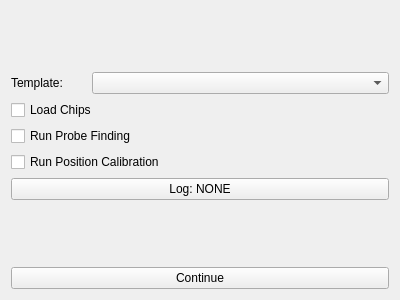
<?xml version="1.0" encoding="UTF-8"?>
<ui version="4.0">
 <class>SwissHCC_ConfigureForm</class>
 <widget class="QWidget" name="SwissHCC_ConfigureForm">
  <property name="geometry">
   <rect>
    <x>0</x>
    <y>0</y>
    <width>400</width>
    <height>300</height>
   </rect>
  </property>
  <property name="sizePolicy">
   <sizepolicy hsizetype="Fixed" vsizetype="Preferred">
    <horstretch>0</horstretch>
    <verstretch>0</verstretch>
   </sizepolicy>
  </property>
  <property name="minimumSize">
   <size>
    <width>400</width>
    <height>0</height>
   </size>
  </property>
  <property name="windowTitle">
   <string>Form</string>
  </property>
  <layout class="QVBoxLayout" name="verticalLayout">
   <item>
    <spacer name="verticalSpacer_2">
     <property name="orientation">
      <enum>Qt::Vertical</enum>
     </property>
     <property name="sizeHint" stdset="0">
      <size>
       <width>20</width>
       <height>40</height>
      </size>
     </property>
    </spacer>
   </item>
   <item>
    <layout class="QHBoxLayout" name="horizontalLayout">
     <item>
      <widget class="QLabel" name="label">
       <property name="maximumSize">
        <size>
         <width>75</width>
         <height>16777215</height>
        </size>
       </property>
       <property name="text">
        <string>Template:</string>
       </property>
       <property name="buddy">
        <cstring>templateComboBox</cstring>
       </property>
      </widget>
     </item>
     <item>
      <widget class="QComboBox" name="templateComboBox"/>
     </item>
    </layout>
   </item>
   <item>
    <widget class="QCheckBox" name="loadChipsCheckBox">
     <property name="text">
      <string>Load Chips</string>
     </property>
    </widget>
   </item>
   <item>
    <widget class="QCheckBox" name="runProbeFindingCheckBox">
     <property name="text">
      <string>Run Probe Finding</string>
     </property>
    </widget>
   </item>
   <item>
    <widget class="QCheckBox" name="runPositionCalibrationCheckBox">
     <property name="text">
      <string>Run Position Calibration</string>
     </property>
    </widget>
   </item>
   <item>
    <widget class="QPushButton" name="logPushButton">
     <property name="text">
      <string>Log: NONE</string>
     </property>
    </widget>
   </item>
   <item>
    <spacer name="verticalSpacer">
     <property name="orientation">
      <enum>Qt::Vertical</enum>
     </property>
     <property name="sizeHint" stdset="0">
      <size>
       <width>20</width>
       <height>40</height>
      </size>
     </property>
    </spacer>
   </item>
   <item>
    <widget class="QPushButton" name="donePushButton">
     <property name="text">
      <string>Continue</string>
     </property>
    </widget>
   </item>
  </layout>
 </widget>
 <resources/>
 <connections/>
</ui>
